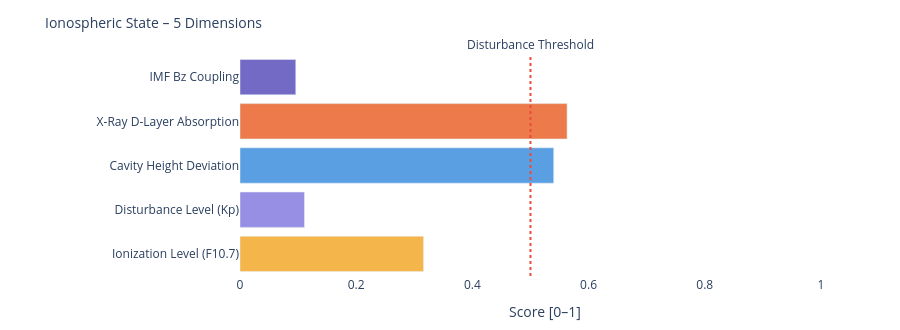

The notebook cell saved with this chart:
### Markdown cell above
---
### 📐 Systemic Insight: Geometric Cavity vs. Real Schumann Resonance

**Relevant for:** Layer 6 = delta analysis &nbsp;|&nbsp; Layer 7 = feature vector / system interpretation

A cavity height change from 80 km to 70 km shifts the **idealized geometric frequencies** only minimally:

| Modus | Aktuell | Referenz | Δ |
|-------|---------|----------|---|
| SR-1 | 10.4762 Hz | 10.4599 Hz | +16 mHz |
| SR-2 | 18.1452 Hz | 18.1171 Hz | +28 mHz |
| SR-3 | 25.6612 Hz | 25.6215 Hz | +40 mHz |
| SR-4 | 33.1285 Hz | 33.0772 Hz | +51 mHz |

The geometric effect is limited because 10 km is very small compared to Earth's radius (~6371 km).

**Consequence:** Real Schumann deviations are likely driven more strongly by **conductivity, damping, day/night structure, lightning distribution and source geometry** than by pure cavity height.

---

**Layer 6 compares:**
```
geometric Δ from Layer 4  vs.  observed Δ from real Schumann measurement data
```

**Layer 7 Feature:**
```
If real Δ >> geometric Δ  →  non-geometric factors dominant
```

### Code cell
# ============================================================
# IONOSPHERIC STATE – Summary gauge
# Five dimensions: ionization, disturbance, cavity height, X-Ray, Bz coupling
# ============================================================

def norm(v, lo, hi):
    if v is None: return None
    return round(max(0.0, min(1.0, (v - lo) / (hi - lo))), 3)

# Ionization level (F10.7 → F2-Layer)
ioniz = norm(f107_val, 60, 250)

# Disturbance level (Kp → E/F-Layer irregularities)
disturb = norm(kp_val, 0, 9)

# Cavity height deviation from reference (80 km)
h_dev = norm(abs(h_eff - 80), 0, 20)

# X-Ray ionization (D-Layer absorption)
xray_ioniz = None
if xray_now is not None:
    xray_ioniz = norm(math.log10(max(xray_now, 1e-9)) + 9, 0, 5)

# Bz coupling (southward Bz → stronger magnetosphere-ionosphere coupling)
bz_coupling = norm(-(bz_now or 0), -5, 30) if bz_now is not None else None

dims = [
    ('Ionization Level (F10.7)',    ioniz,      '#F2A623'),
    ('Disturbance Level (Kp)',      disturb,    '#7F77DD'),
    ('Cavity Height Deviation',     h_dev,      '#378ADD'),
    ('X-Ray D-Layer Absorption',    xray_ioniz, '#E85D24'),
    ('IMF Bz Coupling',             bz_coupling,'#534AB7'),
]

fig = go.Figure()
for name, val, col in dims:
    if val is not None:
        h = int(val * 20)
        bar = '█' * h + '░' * (20 - h)
        label = f'{name}:  {bar}  {val:.3f}'
    else:
        label = f'{name}:  {"─" * 20}  n/a'
    fig.add_trace(go.Bar(
        x=[val if val is not None else 0],
        y=[name],
        orientation='h',
        marker_color=col, opacity=0.82,
        showlegend=False
    ))

fig.add_vline(x=0.5, line_dash='dot', line_color='#e74c3c',
              annotation_text='Disturbance Threshold', annotation_position='top')
fig.update_layout(
    title=dict(text='Ionospheric State – 5 Dimensions', font=dict(size=14)),
    xaxis=dict(title='Score [0–1]', range=[0, 1.05]),
    height=330, plot_bgcolor='rgba(0,0,0,0)', paper_bgcolor='rgba(0,0,0,0)',
    margin=dict(l=240, r=50, t=55, b=40)
)
fig.show()

print(f'\nIonospheric state:')
for name, val, _ in dims:
    print(f'  {name:<35} {val:.3f}' if val is not None else f'  {name:<35} n/a')

### Figure 1 — Plotly figure (JSON) as saved in the notebook; plotly's stock layout.template omitted (floating-point values rounded to 4 significant figures)
{"data": [{"marker": {"color": "#F2A623"}, "opacity": 0.82, "orientation": "h", "showlegend": false, "type": "bar", "x": [0.316], "y": ["Ionization Level (F10.7)"]}, {"marker": {"color": "#7F77DD"}, "opacity": 0.82, "orientation": "h", "showlegend": false, "type": "bar", "x": [0.111], "y": ["Disturbance Level (Kp)"]}, {"marker": {"color": "#378ADD"}, "opacity": 0.82, "orientation": "h", "showlegend": false, "type": "bar", "x": [0.54], "y": ["Cavity Height Deviation"]}, {"marker": {"color": "#E85D24"}, "opacity": 0.82, "orientation": "h", "showlegend": false, "type": "bar", "x": [0.563], "y": ["X-Ray D-Layer Absorption"]}, {"marker": {"color": "#534AB7"}, "opacity": 0.82, "orientation": "h", "showlegend": false, "type": "bar", "x": [0.096], "y": ["IMF Bz Coupling"]}], "layout": {"annotations": [{"showarrow": false, "text": "Disturbance Threshold", "x": 0.5, "xanchor": "center", "xref": "x", "y": 1, "yanchor": "bottom", "yref": "y domain"}], "height": 330, "margin": {"b": 40, "l": 240, "r": 50, "t": 55}, "paper_bgcolor": "rgba(0,0,0,0)", "plot_bgcolor": "rgba(0,0,0,0)", "shapes": [{"line": {"color": "#e74c3c", "dash": "dot"}, "type": "line", "x0": 0.5, "x1": 0.5, "xref": "x", "y0": 0, "y1": 1, "yref": "y domain"}], "title": {"font": {"size": 14}, "text": "Ionospheric State – 5 Dimensions"}, "xaxis": {"range": [0, 1.05], "title": {"text": "Score [0–1]"}}}}
